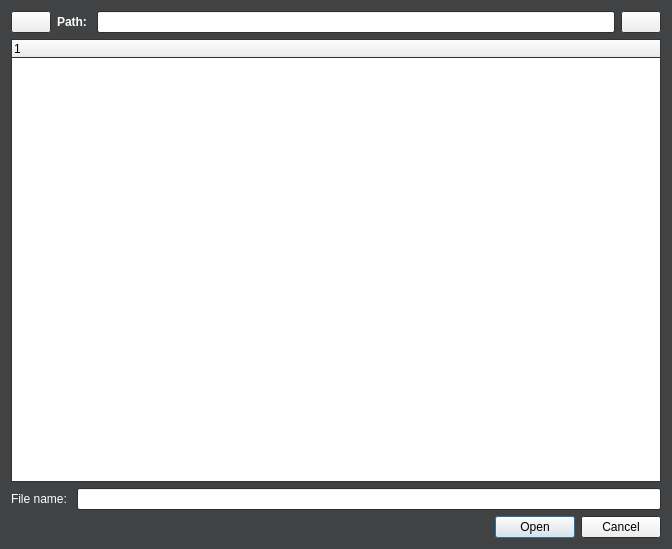
<?xml version="1.0" encoding="UTF-8"?>
<ui version="4.0">
 <class>Dialog</class>
 <widget class="QDialog" name="Dialog">
  <property name="geometry">
   <rect>
    <x>0</x>
    <y>0</y>
    <width>672</width>
    <height>549</height>
   </rect>
  </property>
  <property name="palette">
   <palette>
    <active>
     <colorrole role="Base">
      <brush brushstyle="SolidPattern">
       <color alpha="255">
        <red>255</red>
        <green>255</green>
        <blue>255</blue>
       </color>
      </brush>
     </colorrole>
     <colorrole role="Window">
      <brush brushstyle="SolidPattern">
       <color alpha="255">
        <red>64</red>
        <green>66</green>
        <blue>68</blue>
       </color>
      </brush>
     </colorrole>
    </active>
    <inactive>
     <colorrole role="Base">
      <brush brushstyle="SolidPattern">
       <color alpha="255">
        <red>255</red>
        <green>255</green>
        <blue>255</blue>
       </color>
      </brush>
     </colorrole>
     <colorrole role="Window">
      <brush brushstyle="SolidPattern">
       <color alpha="255">
        <red>64</red>
        <green>66</green>
        <blue>68</blue>
       </color>
      </brush>
     </colorrole>
    </inactive>
    <disabled>
     <colorrole role="Base">
      <brush brushstyle="SolidPattern">
       <color alpha="255">
        <red>64</red>
        <green>66</green>
        <blue>68</blue>
       </color>
      </brush>
     </colorrole>
     <colorrole role="Window">
      <brush brushstyle="SolidPattern">
       <color alpha="255">
        <red>64</red>
        <green>66</green>
        <blue>68</blue>
       </color>
      </brush>
     </colorrole>
    </disabled>
   </palette>
  </property>
  <property name="windowTitle">
   <string>File Browser</string>
  </property>
  <property name="windowIcon">
   <iconset>
    <normaloff>logo.png</normaloff>logo.png</iconset>
  </property>
  <layout class="QVBoxLayout" name="verticalLayout">
   <item>
    <layout class="QHBoxLayout" name="horizontalLayout">
     <item>
      <widget class="QPushButton" name="pushButton">
       <property name="text">
        <string/>
       </property>
       <property name="icon">
        <iconset>
         <normaloff>up-folder.png</normaloff>up-folder.png</iconset>
       </property>
       <property name="iconSize">
        <size>
         <width>30</width>
         <height>30</height>
        </size>
       </property>
      </widget>
     </item>
     <item>
      <widget class="QLabel" name="label">
       <property name="palette">
        <palette>
         <active>
          <colorrole role="WindowText">
           <brush brushstyle="SolidPattern">
            <color alpha="255">
             <red>255</red>
             <green>255</green>
             <blue>255</blue>
            </color>
           </brush>
          </colorrole>
         </active>
         <inactive>
          <colorrole role="WindowText">
           <brush brushstyle="SolidPattern">
            <color alpha="255">
             <red>255</red>
             <green>255</green>
             <blue>255</blue>
            </color>
           </brush>
          </colorrole>
         </inactive>
         <disabled>
          <colorrole role="WindowText">
           <brush brushstyle="SolidPattern">
            <color alpha="255">
             <red>120</red>
             <green>120</green>
             <blue>120</blue>
            </color>
           </brush>
          </colorrole>
         </disabled>
        </palette>
       </property>
       <property name="font">
        <font>
         <weight>75</weight>
         <bold>true</bold>
        </font>
       </property>
       <property name="text">
        <string>Path: </string>
       </property>
      </widget>
     </item>
     <item>
      <widget class="QLineEdit" name="lineEdit_2"/>
     </item>
     <item>
      <widget class="QPushButton" name="pushButton_2">
       <property name="text">
        <string/>
       </property>
       <property name="icon">
        <iconset>
         <normaloff>add-folder.png</normaloff>add-folder.png</iconset>
       </property>
       <property name="iconSize">
        <size>
         <width>30</width>
         <height>30</height>
        </size>
       </property>
      </widget>
     </item>
    </layout>
   </item>
   <item>
    <widget class="QTreeWidget" name="treeWidget">
     <column>
      <property name="text">
       <string notr="true">1</string>
      </property>
     </column>
    </widget>
   </item>
   <item>
    <layout class="QHBoxLayout" name="horizontalLayout_2">
     <item>
      <widget class="QLabel" name="label_2">
       <property name="palette">
        <palette>
         <active>
          <colorrole role="WindowText">
           <brush brushstyle="SolidPattern">
            <color alpha="255">
             <red>255</red>
             <green>255</green>
             <blue>255</blue>
            </color>
           </brush>
          </colorrole>
         </active>
         <inactive>
          <colorrole role="WindowText">
           <brush brushstyle="SolidPattern">
            <color alpha="255">
             <red>255</red>
             <green>255</green>
             <blue>255</blue>
            </color>
           </brush>
          </colorrole>
         </inactive>
         <disabled>
          <colorrole role="WindowText">
           <brush brushstyle="SolidPattern">
            <color alpha="255">
             <red>120</red>
             <green>120</green>
             <blue>120</blue>
            </color>
           </brush>
          </colorrole>
         </disabled>
        </palette>
       </property>
       <property name="text">
        <string>File name: </string>
       </property>
      </widget>
     </item>
     <item>
      <widget class="QLineEdit" name="lineEdit"/>
     </item>
    </layout>
   </item>
   <item>
    <widget class="QDialogButtonBox" name="buttonBox">
     <property name="orientation">
      <enum>Qt::Horizontal</enum>
     </property>
     <property name="standardButtons">
      <set>QDialogButtonBox::Cancel|QDialogButtonBox::Open</set>
     </property>
    </widget>
   </item>
  </layout>
 </widget>
 <resources/>
 <connections>
  <connection>
   <sender>buttonBox</sender>
   <signal>accepted()</signal>
   <receiver>Dialog</receiver>
   <slot>accept()</slot>
   <hints>
    <hint type="sourcelabel">
     <x>248</x>
     <y>254</y>
    </hint>
    <hint type="destinationlabel">
     <x>157</x>
     <y>274</y>
    </hint>
   </hints>
  </connection>
  <connection>
   <sender>buttonBox</sender>
   <signal>rejected()</signal>
   <receiver>Dialog</receiver>
   <slot>reject()</slot>
   <hints>
    <hint type="sourcelabel">
     <x>316</x>
     <y>260</y>
    </hint>
    <hint type="destinationlabel">
     <x>286</x>
     <y>274</y>
    </hint>
   </hints>
  </connection>
 </connections>
</ui>
